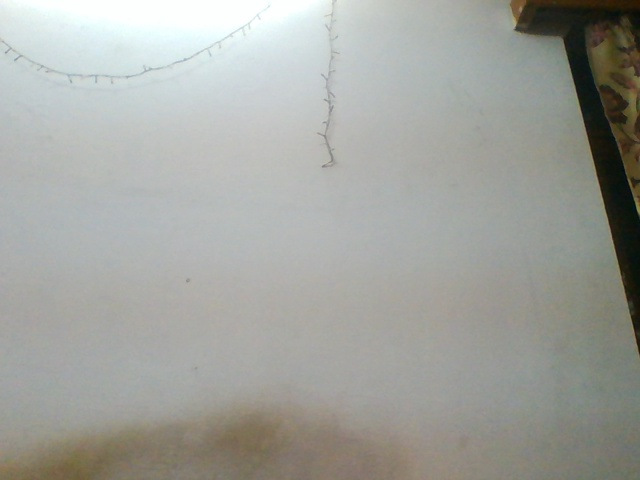
#> input picture Invisibility Cloak/Background.jpg, 640 x 480 px
$ jupyter execute --allow-errors invisibility_cloak.ipynb   (text cells are left out)
#> lines starting #> are read from the running program, lines starting #| are printed output that depends on the picture; after the words box and inside, x2 and y2 are one past the last pixel; in counts of white or black regions, pixels touching at a corner belong together
[cell 1]
import cv2
import numpy as np

[cell 2]
cap=cv2.VideoCapture(0)
back=cv2.imread('./Background.jpg')
#> back is the input picture: shape (480, 640, 3); mean B, G, R 157.8, 163.2, 161.7
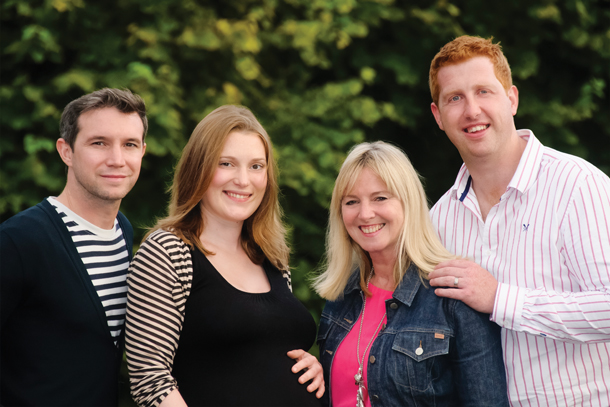
#> input picture Day_2/faces.jpg, 610 x 407 px, given in place of the camera
#> further down, frame is the input picture: shape (407, 610, 3); mean B, G, R 76.7, 88, 98.6
#> `hsv=cv2.cvtColor(frame,cv2.COLOR_BGR2HSV)`: hsv: shape (407, 610, 3); mean H, S, V 58.5, 87.7, 104.1
#> `mask= cv2.inRange(hsv,lower_red,upper_red)`:
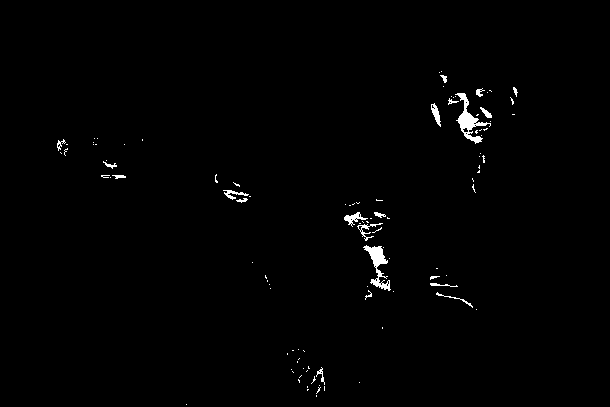
#> mask: shape (407, 610); 0.91% white; 106 white regions (85 under 20 px), largest, box (x1, y1, x2, y2) and area: (455, 93, 491, 144) 512, (363, 245, 391, 291) 451, (344, 212, 368, 227) 131
#> `mask = cv2.morphologyEx(mask, op=cv2.MORPH_OPEN, kernel=np.ones((5, 5)..`:
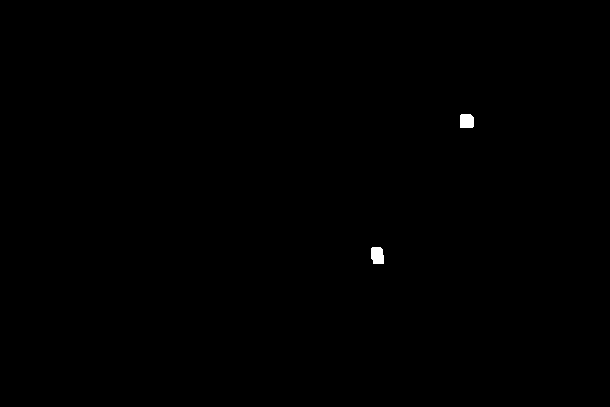
#> mask: shape (407, 610); 0.16% white; 2 white regions, box (x1, y1, x2, y2) and area: (371, 247, 384, 264) 200, (460, 114, 474, 128) 188
#> `mask = cv2.dilate(mask, kernel=np.ones((5, 5), np.uint8), iterations=1)`:
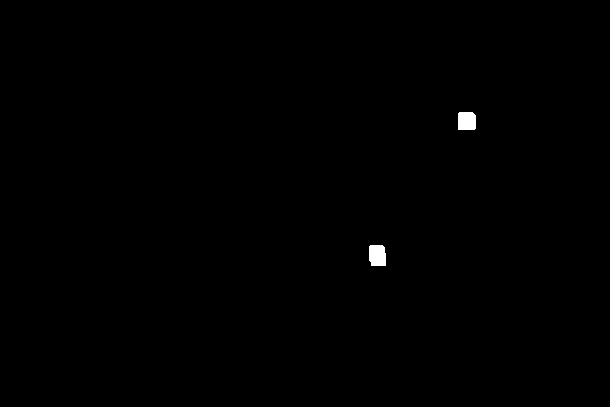
#> mask: shape (407, 610); 0.26% white; 2 white regions, box (x1, y1, x2, y2) and area: (369, 245, 386, 266) 336, (458, 112, 476, 130) 316

#> (a cell that did not finish here is left out)
